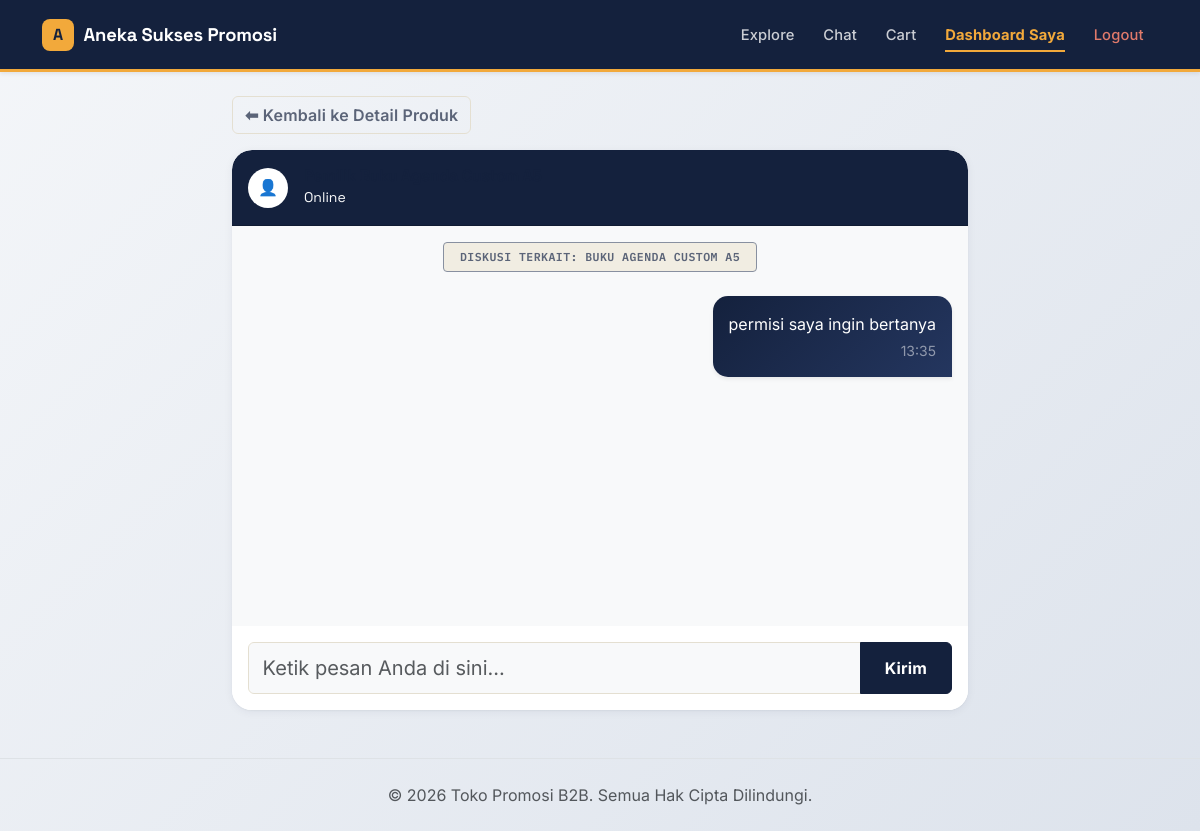
The app's page /Chat.php?product_id=2&from=detail (signed in) with its own data.
### tables this page shows
CREATE TABLE `products` (
  `id` int(11) NOT NULL,
  `nama_produk` varchar(150) NOT NULL,
  `deskripsi` text DEFAULT NULL,
  `harga_normal` decimal(10,2) NOT NULL,
  `gambar` varchar(255) DEFAULT NULL,
  `stok` int(11) DEFAULT 0,
  `created_at` timestamp NOT NULL DEFAULT current_timestamp()
);

CREATE TABLE `messages` (
  `id` int(11) NOT NULL,
  `user_id` int(11) NOT NULL,
  `product_id` int(11) DEFAULT NULL,
  `pesan` text NOT NULL,
  `pengirim` enum('user','supplier') DEFAULT 'user',
  `waktu` timestamp NOT NULL DEFAULT current_timestamp()
);

### Chat.php (the view, shortened to what this page needs)
<?php
include 'Database/koneksi.php';
$user_id = $_SESSION['user_id'];
$product_id = isset($_GET['product_id']) ? $_GET['product_id'] : '';
$from = isset($_GET['from']) ? $_GET['from'] : 'inbox';
$nama_produk = "Umum";
$nama_supplier = "Supplier Pusat";
if ($product_id != '') {
    $query = "SELECT * FROM products WHERE id = '$product_id'";
    $result = mysqli_query($conn, $query);
    if ($produk = mysqli_fetch_assoc($result)) {
        $nama_produk = $produk['nama_produk'];
        if (isset($produk['nama_supplier'])) {
            $nama_supplier = $produk['nama_supplier'];
        } else {
            $nama_supplier = "Pemilik " . $nama_produk;
        }
    }
} else {
    $product_id = 'NULL';
}
if ($product_id == 'NULL') {
    $query_chat = "SELECT * FROM messages WHERE user_id = '$user_id' AND product_id IS NULL ORDER BY waktu ASC";
} else {
    $query_chat = "SELECT * FROM messages WHERE user_id = '$user_id' AND product_id = '$product_id' ORDER BY waktu ASC";
}
$result_chat = mysqli_query($conn, $query_chat);
?>
<?php include 'includes/header.php'; ?>
<div class="row justify-content-center mt-4 mb-5">
    <div class="col-md-8">
        <div class="mb-3">
            <?php if($from == 'detail' && $product_id != 'NULL'): ?>
                <a href="detailProduk.php?id=<?= $product_id; ?>" class="btn btn-outline-secondary">⬅ Kembali ke Detail Produk</a>
            <?php else: ?>
                <a href="chatInbox.php" class="btn btn-outline-secondary">⬅ Kembali</a>
            <?php endif; ?>
        </div>
        <div class="card shadow-sm border-0">
            <div class="card-header bg-primary text-white py-3">
                <div class="d-flex align-items-center">
                    <div class="bg-white text-primary rounded-circle d-flex justify-content-center align-items-center me-3 fw-bold" style="width: 40px; height: 40px;">
                        👤
                    </div>
                    <div>
                        <h6 class="mb-0 fw-bold"><?= htmlspecialchars($nama_supplier); ?></h6>
                        <small class="text-light">Online</small>
                    </div>
                </div>
            </div>
            <div class="card-body bg-light" style="height: 400px; overflow-y: auto; display: flex; flex-direction: column;">
                <?php if(isset($_GET['product_id']) && $_GET['product_id'] != ''): ?>
                <div class="text-center mb-4">
                    <span class="badge bg-secondary px-3 py-2">Diskusi terkait: <?= htmlspecialchars($nama_produk); ?></span>
                </div>
                <?php endif; ?>
                <?php if (mysqli_num_rows($result_chat) > 0) : ?>
                    <?php while ($chat = mysqli_fetch_assoc($result_chat)) : ?>
                        <?php if ($chat['pengirim'] == 'user') : ?>
                            <div class="d-flex justify-content-end mb-3 align-self-end w-100">
                                <div class="bg-primary text-white p-3 rounded-3 shadow-sm" style="max-width: 75%; border-bottom-right-radius: 0 !important;">
                                    <p class="mb-1"><?= nl2br(htmlspecialchars($chat['pesan'])); ?></p>
                                    <small class="text-white-50 d-block text-end"><?= date('H:i', strtotime($chat['waktu'])); ?></small>
                                </div>
                            </div>
                        <?php endif; ?>
                    <?php endwhile; ?>
                <?php else : ?>
                    <div class="text-center text-muted my-auto">
                        <p>Belum ada pesan. Silakan mulai percakapan!</p>
                    </div>
                <?php endif; ?>
            </div>
            <div class="card-footer bg-white py-3 border-top-0">
                <form action="" method="POST">
                    <div class="input-group">
                        <input type="text" name="pesan" class="form-control form-control-lg bg-light" placeholder="Ketik pesan Anda di sini..." required autocomplete="off">
                        <button type="submit" name="kirim_pesan" class="btn btn-primary px-4 fw-bold">Kirim</button>
                    </div>
                </form>
            </div>
        </div>
    </div>
</div>
<?php include 'includes/footer.php'; ?>

### design.css (style rules this page uses)
:root { --ink-navy: #14213D; --ink-navy-deep: #0D1730; --ink-navy-light: #24365F; --paper: #FAF8F3; --paper-dim: #F1EDE2; --paper-line: #E4DFD1; --slate: #5B6478; --slate-light: #8890A0; --amber: #F2A93B; --amber-deep: #C97F17; --emerald: #1E8A6E; --emerald-bg: #E4F3EE; --crimson: #C6432F; --crimson-bg: #FBEAE6; --ink-text: #1B1F2B; --font-display: 'Space Grotesk', sans-serif; --font-body: 'Inter', sans-serif; --font-mono: 'IBM Plex Mono', monospace; --radius-sm: 6px; --radius-md: 12px; --radius-lg: 20px; --shadow-card: 0 2px 10px rgba(20,33,61,.06), 0 1px 2px rgba(20,33,61,.05); --shadow-card-hover: 0 18px 34px rgba(20,33,61,.14); }
html, body { width: 100%; overflow-x: hidden; }
body { font-family: var(--font-body); background: linear-gradient(135deg, #F4F6F9 0%, #DDE3EC 100%); min-height: 100vh; background-attachment: fixed; color: var(--ink-text); -webkit-font-smoothing: antialiased; }
h1,h2,h3,h4,h5,h6 { font-family: var(--font-display); font-weight: 700; letter-spacing: -0.02em; color: var(--ink-navy); }
a { color: var(--ink-navy); }
.text-primary, strong.text-danger, .fw-bold.text-success, .fs-5.text-danger, td.fw-bold, h6.text-primary { font-variant-numeric: tabular-nums; }
.btn { font-family: var(--font-body); font-weight: 600; border-radius: var(--radius-sm); letter-spacing: .01em; transition: transform .15s ease, box-shadow .15s ease, background-color .15s ease; }
.btn-primary { background-color: var(--ink-navy); border-color: var(--ink-navy); color:#fff; }
.btn-outline-secondary { color: var(--slate); border-color: var(--paper-line); }
.badge { font-family: var(--font-mono); font-weight: 600; font-size: .72rem; letter-spacing: .04em; text-transform: uppercase; padding: .42em .75em; border-radius: 4px; border: 1.5px solid transparent; }
.badge.bg-secondary { background-color: var(--paper-dim) !important; color: var(--slate) !important; border-color: var(--slate-light); }
.card { border-radius: var(--radius-lg) !important; box-shadow: var(--shadow-card) !important; overflow: hidden; transition: transform 0.3s cubic-bezier(.25,.8,.25,1), box-shadow 0.3s ease; }
.card-header { font-family: var(--font-display); border-top-left-radius: var(--radius-lg) !important; border-top-right-radius: var(--radius-lg) !important; }
.card-header.bg-primary, .card-header.bg-dark { background-color: var(--ink-navy) !important; }
.form-control, .form-select { border-color: var(--paper-line); border-radius: var(--radius-sm); padding: .6rem .85rem; transition: border-color .15s ease, box-shadow .15s ease; }
.d-flex.justify-content-end .bg-primary { background: linear-gradient(135deg, var(--ink-navy), var(--ink-navy-light)) !important; border-radius: 15px 15px 0 15px !important; color: white !important; box-shadow: 0 2px 5px rgba(20,33,61,.1); }
:root { --ease-out-expo: cubic-bezier(.16,1,.3,1); --ease-spring: cubic-bezier(.34,1.56,.64,1); --dur-fast: .2s; --dur-med: .45s; --dur-slow: .7s; }
html { scroll-behavior: smooth; }
body { animation: page-fade-in .5s var(--ease-out-expo); }
.reveal { opacity: 0; transform: translateY(28px); transition: opacity var(--dur-slow) var(--ease-out-expo), transform var(--dur-slow) var(--ease-out-expo); }
.reveal.reveal-visible { opacity: 1; transform: translateY(0); }
.btn { position: relative; overflow: hidden; }
.card { position: relative; }

### records on screen
products: nama_produk "BUKU AGENDA CUSTOM A5"
messages: pesan "permisi saya ingin bertanya", waktu "13:35"
